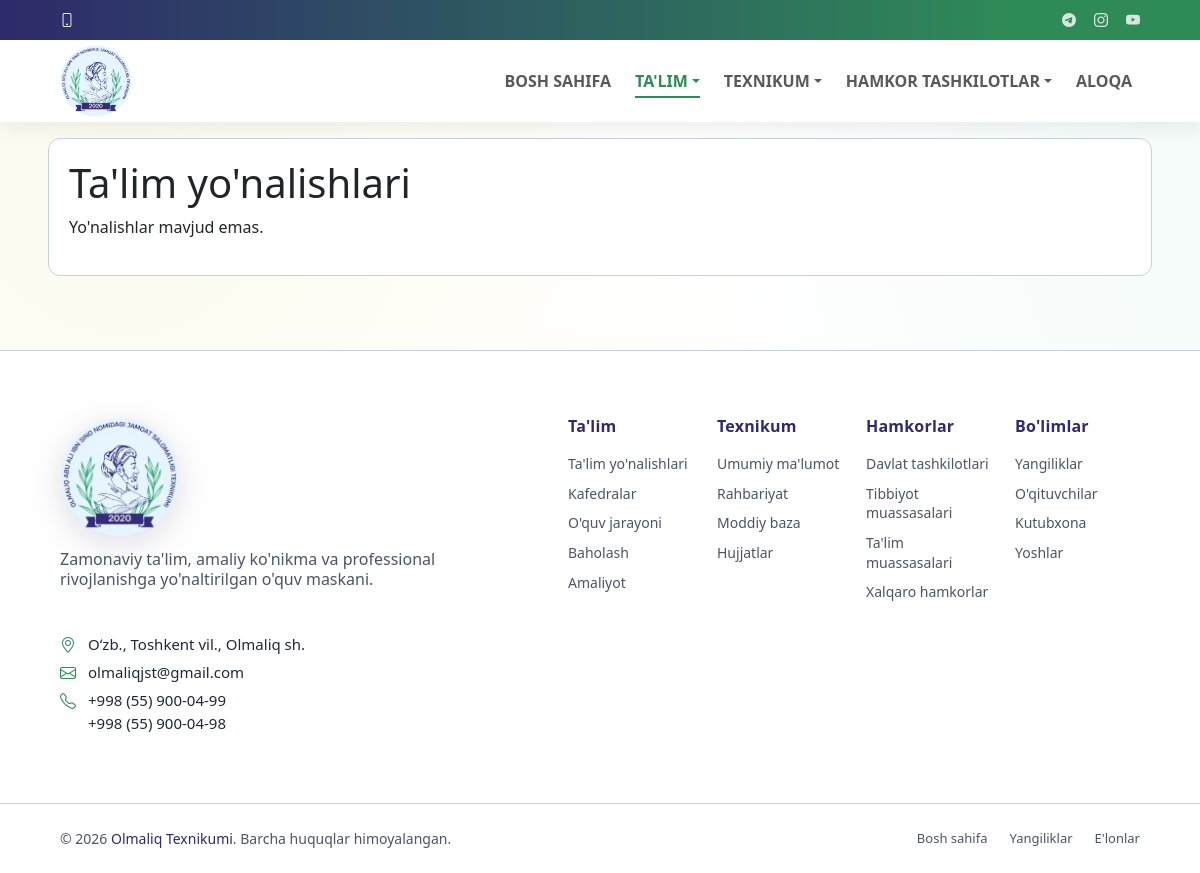
/talim/yonalishlar/, run on an earlier commit of the app's database.
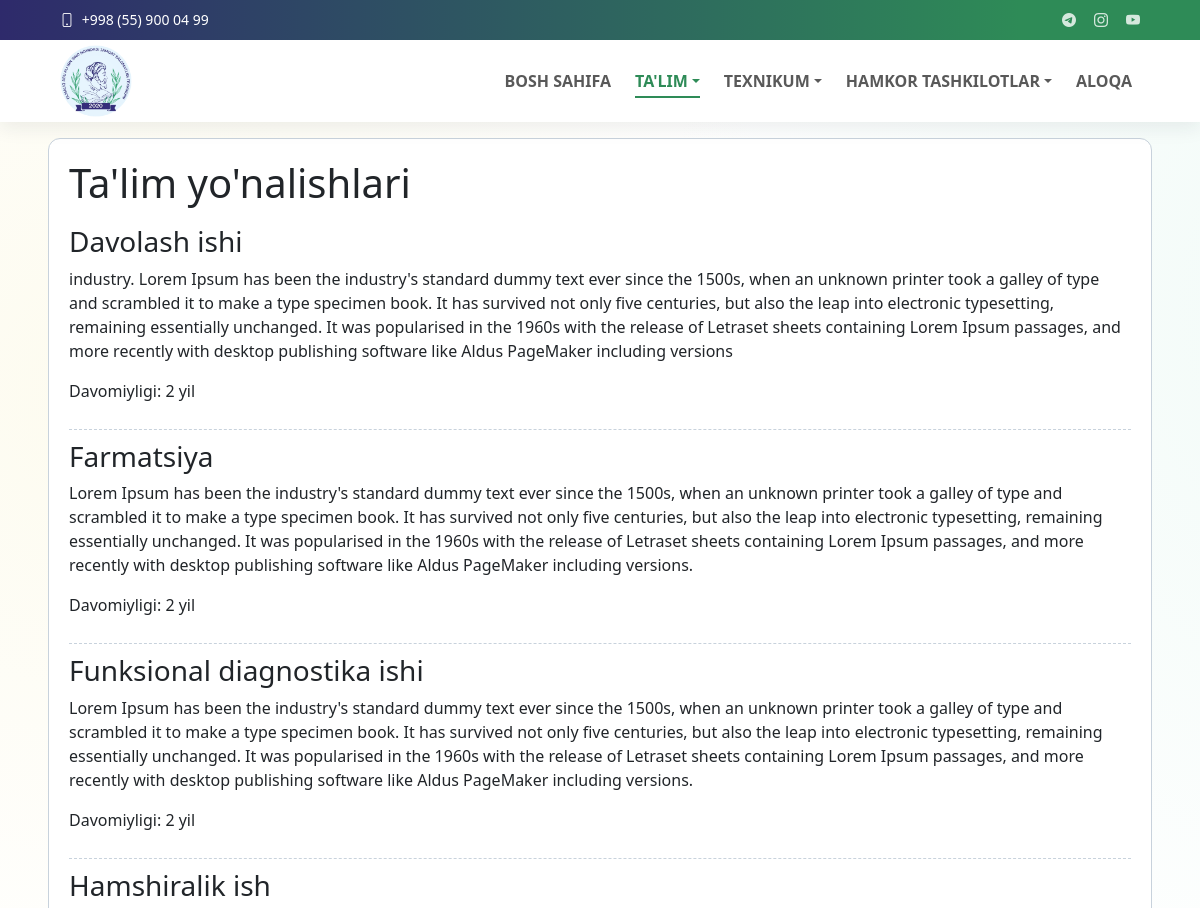
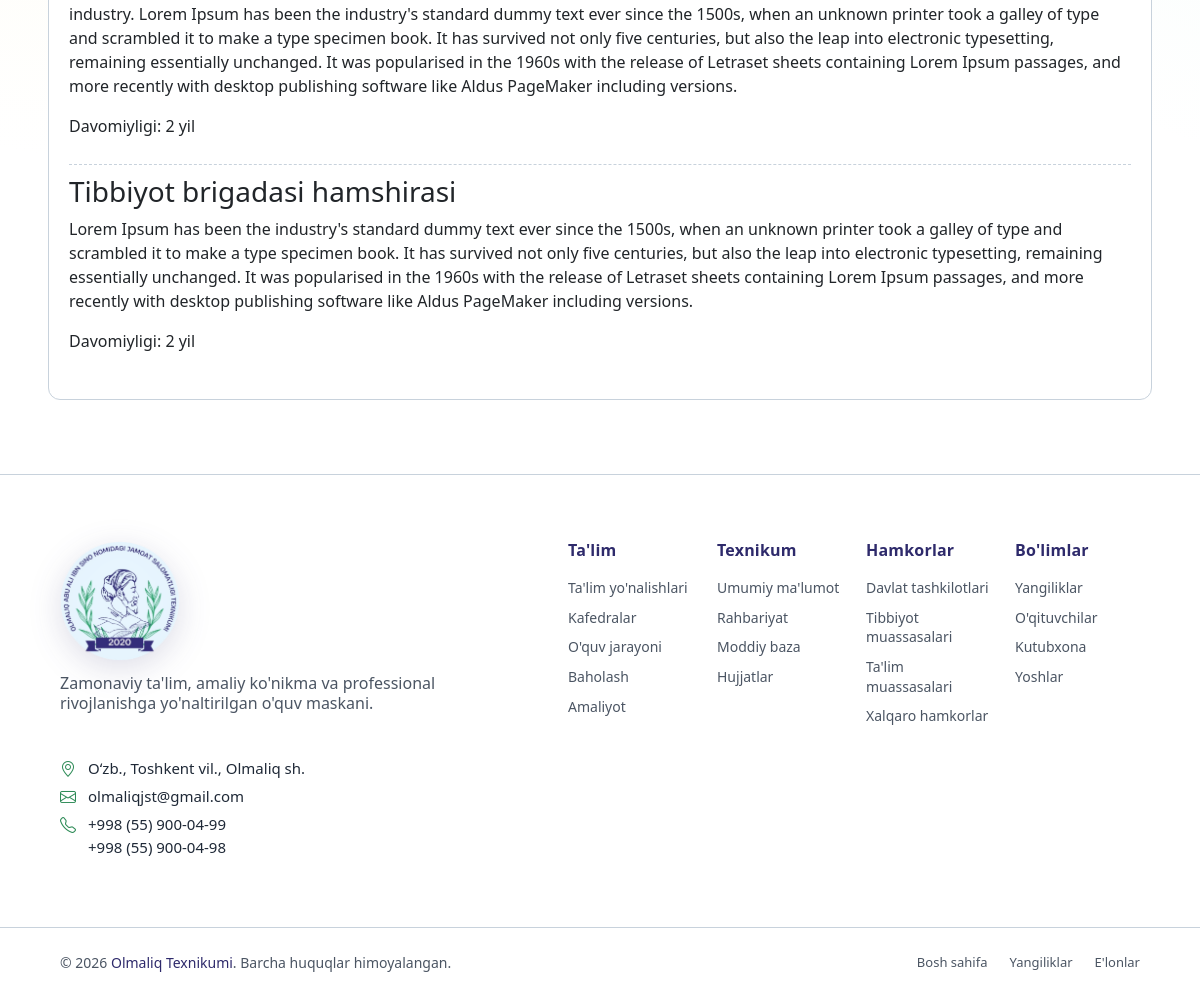
And on a later commit of the database (2 pictures, top to bottom).
### core/models.py (models this page shows, shortened)
class TopbarSettings(models.Model):
    email = models.EmailField(blank=True)
    phone = models.CharField(max_length=50, blank=True)
    telegram_url = models.URLField(blank=True)
    instagram_url = models.URLField(blank=True)
    youtube_url = models.URLField(blank=True)
    is_active = models.BooleanField(default=True)
    updated_at = models.DateTimeField(auto_now=True)
    class Meta:
        ordering = ['-updated_at', '-id']
        verbose_name = "Topbar sozlamasi"
        verbose_name_plural = "Topbar sozlamalari"

### education/models.py (models this page shows, shortened)
class EducationDirection(models.Model):
    name = models.CharField(max_length=200)
    slug = models.SlugField(unique=True)
    description = models.TextField()
    image = models.ImageField(upload_to='education/directions/', blank=True, null=True)
    duration_years = models.PositiveSmallIntegerField(default=2)
    departments = models.ManyToManyField(Department, related_name='education_directions', blank=True)
    is_active = models.BooleanField(default=True)
    class Meta:
        ordering = ['name']
        verbose_name = "Ta'lim yo'nalishi"
        verbose_name_plural = "Ta'lim yo'nalishlari"

### education/views.py (the view)
# urls.py: path('yonalishlar/', views.directions, name='directions'),
def directions(request):
    items = EducationDirection.objects.filter(is_active=True)
    return render(request, 'education/directions.html', {'directions': items})

### core/context_processors.py (called while the page is built)
def menu_context(request):
    menu_items = (
        Menu.objects.filter(parent__isnull=True, is_active=True)
        .prefetch_related('children')
        .order_by('order', 'id')
    )
    topbar = TopbarSettings.objects.filter(is_active=True).first()
    return {
        'menu_items': menu_items,
        'topbar_settings': topbar,
    }

### education/templates/education/directions.html (shortened to what this page needs)
{% extends 'base.html' %}
{% block content %}
<section class="card">
    <h1>Ta'lim yo'nalishlari</h1>
    {% for direction in directions %}
        <div class="item">
            <h3>{{ direction.name }}</h3>
            <p>{{ direction.description }}</p>
            <p>Davomiyligi: {{ direction.duration_years }} yil</p>
        </div>
    {% empty %}
        <p>Yo'nalishlar mavjud emas.</p>
    {% endfor %}
</section>
{% endblock %}

### templates/base.html (shortened to what this page needs)
{% load static %}
<!DOCTYPE html>
<html lang="uz">
<head>
    <link href="https://cdn.jsdelivr.net/npm/bootstrap@5.3.3/dist/css/bootstrap.min.css" rel="stylesheet">
    <link href="https://cdn.jsdelivr.net/npm/bootstrap-icons@1.11.3/font/bootstrap-icons.min.css" rel="stylesheet">
    <link rel="stylesheet" href="{% static 'css/style.css' %}">
    <link rel="stylesheet" href="{% static 'css/responsive.css' %}">
    <link rel="stylesheet" href="{% static 'css/admin.css' %}">
</head>
<body>
    {% include 'includes/header.html' %}
    <main class="container page-content">
        {% block content %}{% endblock %}
    </main>
    {% include 'includes/footer.html' %}
</body>
</html>

### templates/includes/header.html (shortened to what this page needs)
{% load static %}
<header id="header" class="header fixed-top">
    <div class="topbar d-flex align-items-center">
        <div class="container d-flex justify-content-center justify-content-md-between">
           <div class="contact-info d-flex align-items-center gap-3">
                <div class="d-flex align-items-center">
                    <a href="tel:{{ topbar_settings.phone }}" class="link-underline link-underline-opacity-0 lh-1">
                        <i class="bi bi-phone me-1"></i>
                    <span>{{ topbar_settings.phone }}</span>
                    </a>
                </div>
            </div>
            <div class="social-links d-flex align-items-center">
                <a href="{{ topbar_settings.telegram_url }}" target="_blank" rel="noopener" aria-label="Telegram"><i class="bi bi-telegram"></i></a>
                <a href="{{ topbar_settings.instagram_url }}" target="_blank" rel="noopener" aria-label="Instagram"><i class="bi bi-instagram"></i></a>
                <a href="{{ topbar_settings.youtube_url }}" target="_blank" rel="noopener" aria-label="YouTube"><i class="bi bi-youtube"></i></a>
            </div>
        </div>
    </div>
    <div class="branding d-flex align-items-center">
        <nav class="navbar navbar-expand-lg  py-0 w-100">
            <div class="container position-relative d-flex align-items-center justify-content-between">
                <a class="navbar-brand brand d-flex align-items-center gap-2" href="{% url 'core:home' %}">
                    <img class="brand-logo" src="{% static 'images/logo.png' %}" alt="Olmaliq texnikumi logosi">
                </a>
                <div class="collapse navbar-collapse" id="mainNavbar">
                    {% with ns=request.resolver_match.namespace name=request.resolver_match.url_name %}
                    <ul class="navbar-nav ms-auto mb-2 mb-lg-0 align-items-lg-center gap-lg-2">
                        <li class="nav-item">
                            <a class="nav-link {% if ns == 'core' and name == 'home' %}active{% endif %}" href="{% url 'core:home' %}" {% if ns == 'core' and name == 'home' %}aria-current="page"{% endif %}>Bosh sahifa</a>
                        </li>
                        <li class="nav-item dropdown">
                            <a class="nav-link dropdown-toggle {% if ns == 'education' %}active{% endif %}" href="#" role="button" data-bs-toggle="dropdown" aria-expanded="false" {% if ns == 'education' %}aria-current="page"{% endif %}>Ta'lim</a>
                        </li>
                        <li class="nav-item dropdown">
                            <a class="nav-link dropdown-toggle " href="#" role="button" data-bs-toggle="dropdown" aria-expanded="false" >Texnikum</a>
                        </li>
                        <li class="nav-item dropdown">
                            <a class="nav-link dropdown-toggle " href="#" role="button" data-bs-toggle="dropdown" aria-expanded="false" >Hamkor tashkilotlar</a>
                        </li>
                        <li class="nav-item">
                            <a class="nav-link {% if ns == 'contact' %}active{% endif %}" href="{% url 'contact:contact' %}" {% if ns == 'contact' %}aria-current="page"{% endif %}>Aloqa</a>
                        </li>
                    </ul>
                    {% endwith %}
                </div>
            </div>
        </nav>
    </div>
</header>

### templates/includes/footer.html
{% load static %}
<footer id="footer" class="footer-16 footer position-relative">
    <div class="container">
        <div class="footer-main">
            <div class="row align-items-start">
                <div class="col-lg-5">
                    <div class="brand-section">
                        <a href="{% url 'core:home' %}" class="logo d-inline-flex align-items-center mb-2" aria-label="Olmaliq texnikumi bosh sahifasi">
                            <img class="footer-brand-logo" src="{% static 'images/logo.png' %}" alt="Olmaliq texnikumi logosi">
                        </a>
                        <p class="brand-description lh-sm">
                            Zamonaviy ta'lim, amaliy ko'nikma va professional rivojlanishga yo'naltirilgan o'quv maskani.
                        </p>
                        <div class="contact-info mt-5">
                            <div class="contact-item">
                                <i class="bi bi-geo-alt"></i>
                                <a href="https://yandex.uz/maps/?text=Olmaliq%20shahri%2C%20O%27zbekiston" target="_blank" rel="noopener">
                                    Oʻzb., Toshkent vil., Olmaliq sh.
                                </a>
                            </div>
                            <div class="contact-item">
                                <i class="bi bi-envelope"></i>
                                <a href="mailto:olmaliqjst@gmail.com">olmaliqjst@gmail.com</a>
                            </div>
                            <div class="contact-item contact-item--phones">
                                <i class="bi bi-telephone"></i>
                                <div class="phone-links d-flex flex-column gap-2">
                                    <a href="tel:+998559000499">+998 (55) 900-04-99</a>
                                    <a href="tel:+998559000498">+998 (55) 900-04-98</a>
                                </div>
                            </div>
                        </div>
                    </div>
                </div>
                <div class="col-lg-7">
                    <div class="footer-nav-wrapper">
                        <div class="row">
                            <div class="col-6 col-lg-3">
                                <div class="nav-column">
                                    <h6>Ta'lim</h6>
                                    <nav class="footer-nav">
                                        <a href="{% url 'education:directions' %}">Ta'lim yo'nalishlari</a>
                                        <a href="{% url 'education:departments_list' %}">Kafedralar</a>
                                        <a href="{% url 'education:process' %}">O'quv jarayoni</a>
                                        <a href="{% url 'education:assessment' %}">Baholash</a>
                                        <a href="{% url 'education:practice' %}">Amaliyot</a>
                                    </nav>
                                </div>
                            </div>
                            <div class="col-6 col-lg-3">
                                <div class="nav-column">
                                    <h6>Texnikum</h6>
                                    <nav class="footer-nav">
                                        <a href="{% url 'core:about' %}">Umumiy ma'lumot</a>
                                        <a href="{% url 'core:leadership' %}">Rahbariyat</a>
                                        <a href="{% url 'core:material_base' %}">Moddiy baza</a>
                                        <a href="{% url 'core:documents' %}">Hujjatlar</a>
                                    </nav>
                                </div>
                            </div>
                            <div class="col-6 col-lg-3">
                                <div class="nav-column">
                                    <h6>Hamkorlar</h6>
                                    <nav class="footer-nav">
                                        <a href="{% url 'partners:partner_list' %}#davlat-tashkilotlari">Davlat tashkilotlari</a>
                                        <a href="{% url 'partners:partner_list' %}#tibbiyot-muassasalari">Tibbiyot muassasalari</a>
                                        <a href="{% url 'partners:partner_list' %}#talim-muassasalari">Ta'lim muassasalari</a>
                                        <a href="{% url 'partners:partner_list' %}#xalqaro-hamkorlar">Xalqaro hamkorlar</a>
                                    </nav>
                                </div>
                            </div>
                            <div class="col-6 col-lg-3">
                                <div class="nav-column">
                                    <h6>Bo'limlar</h6>
                                    <nav class="footer-nav">
                                        <a href="{% url 'news:news_list' %}">Yangiliklar</a>
                                        <a href="{% url 'faculty:teacher_list' %}">O'qituvchilar</a>
                                        <a href="{% url 'library:book_list' %}">Kutubxona</a>
                                        <a href="{% url 'youth:index' %}">Yoshlar</a>
                                    </nav>
                                </div>
                            </div>
                        </div>
                    </div>
                </div>
            </div>
        </div>
    </div>
    <div class="footer-bottom">
        <div class="container">
            <div class="bottom-content">
                <div class="row align-items-center">
                    <div class="col-lg-6">
                        <div class="copyright">
                            <p>&copy; {% now "Y" %} <span class="sitename">Olmaliq Texnikumi</span>. Barcha huquqlar himoyalangan.</p>
                        </div>
                    </div>
                    <div class="col-lg-6">
                        <div class="legal-links">
                            <a href="{% url 'core:home' %}">Bosh sahifa</a>
                            <a href="{% url 'news:news_list' %}">Yangiliklar</a>
                            <a href="{% url 'core:announcements_list' %}">E'lonlar</a>
                        </div>
                    </div>
                </div>
            </div>
        </div>
    </div>
</footer>

What changed in the data, as far as the page shows it:
added TopbarSettings: phone "+998 (55) 900 04 99"
added EducationDirection: name "Davolash ishi", description "industry. Lorem Ipsum has been the industry's standard dummy text ever since the 1500s, when an unknown printer took a galley of type and scrambled it to make a type specimen book. It has survived not only five centuries, but also the leap into electronic typesetting, remaining essentially unchanged. It was popularised in the 1960s with the release of Letraset sheets containing Lorem Ipsum passages, and more recently with desktop publishing software like Aldus PageMaker including versions", duration_years "2"
added EducationDirection: name "Farmatsiya", description "Lorem Ipsum has been the industry's standard dummy text ever since the 1500s, when an unknown printer took a galley of type and scrambled it to make a type specimen book. It has survived not only five centuries, but also the leap into electronic typesetting, remaining essentially unchanged. It was popularised in the 1960s with the release of Letraset sheets containing Lorem Ipsum passages, and more recently with desktop publishing software like Aldus PageMaker including versions.", duration_years "2"
added EducationDirection: name "Funksional diagnostika ishi", description "Lorem Ipsum has been the industry's standard dummy text ever since the 1500s, when an unknown printer took a galley of type and scrambled it to make a type specimen book. It has survived not only five centuries, but also the leap into electronic typesetting, remaining essentially unchanged. It was popularised in the 1960s with the release of Letraset sheets containing Lorem Ipsum passages, and more recently with desktop publishing software like Aldus PageMaker including versions.", duration_years "2"
added EducationDirection: name "Hamshiralik ish", description "industry. Lorem Ipsum has been the industry's standard dummy text ever since the 1500s, when an unknown printer took a galley of type and scrambled it to make a type specimen book. It has survived not only five centuries, but also the leap into electronic typesetting, remaining essentially unchanged. It was popularised in the 1960s with the release of Letraset sheets containing Lorem Ipsum passages, and more recently with desktop publishing software like Aldus PageMaker including versions.", duration_years "2"
added EducationDirection: name "Tibbiyot brigadasi hamshirasi", description "Lorem Ipsum has been the industry's standard dummy text ever since the 1500s, when an unknown printer took a galley of type and scrambled it to make a type specimen book. It has survived not only five centuries, but also the leap into electronic typesetting, remaining essentially unchanged. It was popularised in the 1960s with the release of Letraset sheets containing Lorem Ipsum passages, and more recently with desktop publishing software like Aldus PageMaker including versions.", duration_years "2"
Also different on the page:
text no longer shown: "Yo'nalishlar mavjud emas."
